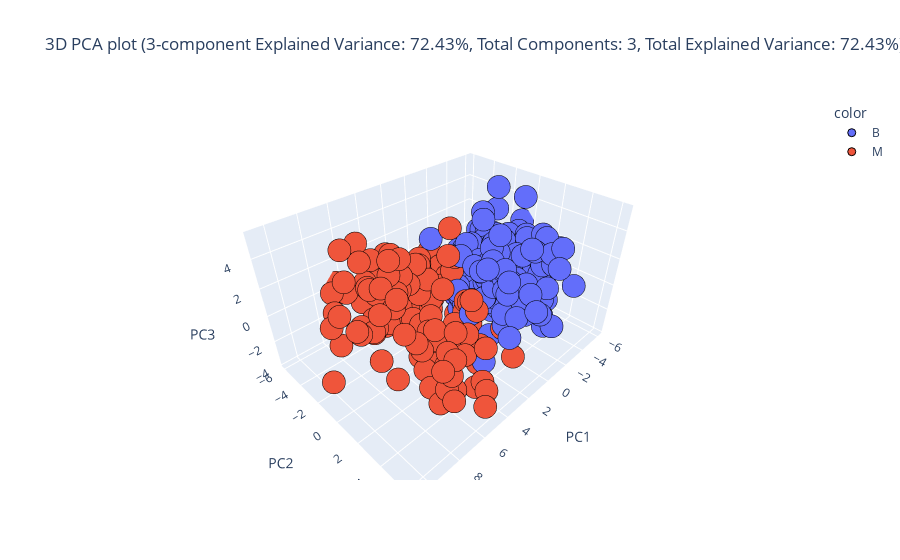

Notebook code cell kept with this figure:
### Code cell
_, pca3d_train_df, _, pca3d_test_df = eda.dimensionality_reduction(train_df, test_df, identifier=id_features, categorical=categorical_features, continuous=continuous_features, target="Diagnosis", method="pca", plot_type="3d", components=3)

### Figure 1 — Plotly figure (JSON) as saved in the notebook; plotly's stock layout.template omitted (floating-point values rounded to 4 significant figures; data arrays with more than 128 entries replaced by an {"elided": "..."} marker saying what was removed)
{"data": [{"hovertemplate": "color=B<br>PC1=%{x}<br>PC2=%{y}<br>PC3=%{z}<extra></extra>", "legendgroup": "B", "marker": {"color": "#636efa", "line": {"color": "Black", "width": 1}, "opacity": 1, "symbol": "circle"}, "mode": "markers", "name": "B", "scene": "scene", "showlegend": true, "type": "scatter3d", "x": {"elided": "272 float values"}, "y": {"elided": "272 float values"}, "z": {"elided": "272 float values"}}, {"hovertemplate": "color=M<br>PC1=%{x}<br>PC2=%{y}<br>PC3=%{z}<extra></extra>", "legendgroup": "M", "marker": {"color": "#EF553B", "line": {"color": "Black", "width": 1}, "opacity": 1, "symbol": "circle"}, "mode": "markers", "name": "M", "scene": "scene", "showlegend": true, "type": "scatter3d", "x": {"elided": "136 float values"}, "y": {"elided": "136 float values"}, "z": {"elided": "136 float values"}}], "layout": {"legend": {"title": {"text": "color"}, "tracegroupgap": 0}, "scene": {"domain": {"x": [0, 1], "y": [0, 1]}, "xaxis": {"title": {"text": "PC1"}}, "yaxis": {"title": {"text": "PC2"}}, "zaxis": {"title": {"text": "PC3"}}}, "title": {"text": "3D PCA plot (3-component Explained Variance: 72.43%, Total Components: 3, Total Explained Variance: 72.43%)"}}}
